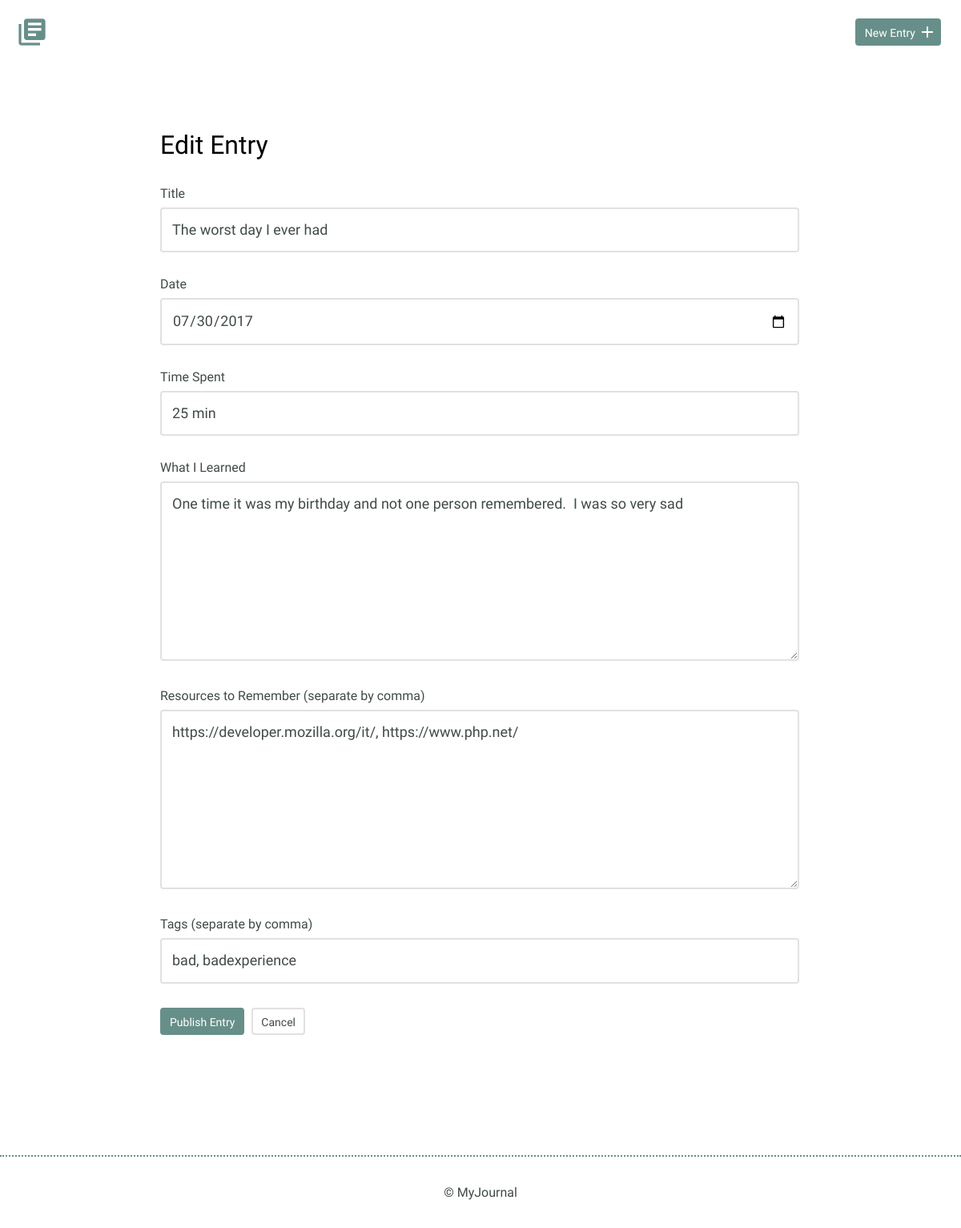
Page /edit.php?id=2 on the committed database.
### tables this page shows
CREATE TABLE "entries" (
	`id`	INTEGER,
	`title`	TEXT,
	`date`	TEXT,
	`time_spent`	INTEGER,
	`learned`	BLOB,
	`resources`	BLOB, tags TEXT,
	PRIMARY KEY(`id`)
);

### inc/functions.php (called while the page is built, shortened)
<?php
function get_entry($entry_id){
    include 'connections.php';
    $sql = 'SELECT * FROM entries WHERE id = ?';
    try {
        $result = $db->prepare($sql);
        $result->bindValue(1, $entry_id, PDO::PARAM_INT);
        $result->execute();
    } catch (Exception $e) {
        echo "Error!: " . $e->getMessage() . "<br />";
        return false;
    }
    return $result->fetch();
}

### edit.php (the view, shortened to what this page needs)
<?php
include('inc/header.php');
include('inc/functions.php');
if (isset($_GET['id'])) {
    list($entry_id, $title, $date, $time_spent, $learned, $resources, $tags) = get_entry(filter_input(INPUT_GET, 'id', FILTER_SANITIZE_NUMBER_INT));
}
?>
                <div class="edit-entry">
                    <h2>Edit Entry</h2>
                    <form method="post" action="edit.php">
                        <label for="title"> Title</label>
                        <input id="title" value='<?php echo"$title" ?>' type="text" name="title"><br>
                        <label for="date">Date</label>
                        <input id="date" value='<?php echo"$date" ?>' type="date" name="date"><br>
                        <label for="time-spent"> Time Spent</label>
                        <input id="time-spent" value='<?php echo"$time_spent" ?>'type="text" name="timeSpent"><br>
                        <label for="what-i-learned">What I Learned</label>
                        <textarea id="what-i-learned" rows="5" name="whatILearned"><?php echo"$learned" ?></textarea>
                        <label for="resources-to-remember">Resources to Remember (separate by comma)</label>
                        <textarea id="resources-to-remember" rows="5" name="ResourcesToRemember"><?php echo"$resources" ?></textarea>
                        <label for="tag">Tags (separate by comma)</label>
                        <input id="tag" type="text" value='<?php echo"$tags" ?>' name="tag"><br>
                        <input type="submit" value="Publish Entry" class="button">
                        <a href="#" class="button button-secondary">Cancel</a>
                    </form>
                </div>
            </div>
        </section>
        <footer>
            <div>
                &copy; MyJournal
            </div>
        </footer>
    </body>
</html>

### css/site.css (style rules this page uses)
body { font-size: 16px; color: #404a49; font-family: 'Cousine', serif; font-weight: 400; }
footer { text-align: center; padding: 35px 0; border-top: 2px dotted #678f89; }
.button { padding: 8px 10px 6px 10px; background: #678f89; border: 2px solid #678f89; border-radius: 4px; text-decoration: none; color: #FFF; position: relative; text-align: center; font-size: 14px; }
.button.button-secondary { background: #FFF; border: 2px solid #e1e1e1; color: #404a49; }
h1, h2, h3 { margin: 0; font-weight: 400; line-height: 1em; color: #000; }
h2 { font-size: 32px; }
.entry-list, .edit-entry, .new-entry { max-width: 800px; margin: 0 auto; padding: 70px 0 150px 0; }
.edit-entry h2, .new-entry h2 { margin-bottom: 35px; }
form label { display: block; margin-bottom: 8px; }
form input[type=text], form input[type=password], form input[type=date], form textarea { border: 2px solid #e1e1e1; font-size: 18px; line-height: 1.8em; padding:10px 13px; margin-bottom: 30px; border-radius: 4px; width: calc(100% - 32px); }
.edit-entry form textarea, .new-entry form textarea { min-height: 200px; }
input[type=submit] { margin-right: 5px; }

### rows in the picture
entries: title "The worst day I ever had", date "07/30/2017", timeSpent "25 min", whatILearned "One time it was my birthday and not one person remembered. I was so very sad", ResourcesToRemember "https://developer.mozilla.org/it/, https://www.php.net/", tag "bad, badexperience"
